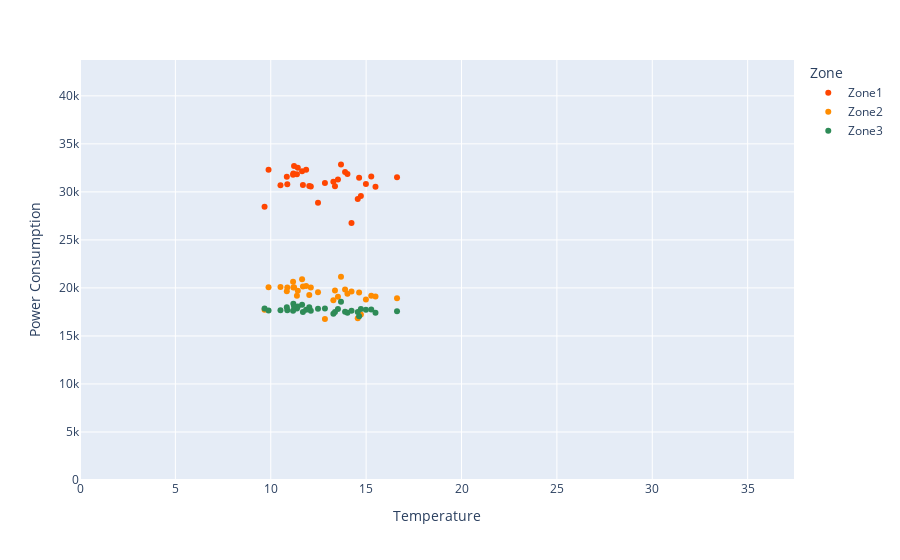

Notebook cell for this chart:
### Code cell
# Plotting the scatter plot of the filtered_data
scatter_fig = px.scatter(filtered_data, x='Temperature', y=['Zone1','Zone2','Zone3'], 
        color_discrete_sequence=['orangered','darkorange','seagreen'],
        hover_name='variable', 
        hover_data={'variable':None, 'value':':.2f', 'Temperature':':.2f'}, 
        labels={
            'variable': 'Zone',
            'value': 'Power Consumption',
        } 
    )
scatter_fig.update_xaxes(range=[0, dfd.Temperature.max()+5])
scatter_fig.update_yaxes(range=[0, dfd.Zone1.max()+5000])

### Figure 1 — Plotly figure (JSON) as saved in the notebook; plotly's stock layout.template omitted (floating-point values rounded to 4 significant figures)
{"data": [{"customdata": [["Zone1"], ["Zone1"], ["Zone1"], ["Zone1"], ["Zone1"], ["Zone1"], ["Zone1"], ["Zone1"], ["Zone1"], ["Zone1"], ["Zone1"], ["Zone1"], ["Zone1"], ["Zone1"], ["Zone1"], ["Zone1"], ["Zone1"], ["Zone1"], ["Zone1"], ["Zone1"], ["Zone1"], ["Zone1"], ["Zone1"], ["Zone1"], ["Zone1"], ["Zone1"], ["Zone1"], ["Zone1"], ["Zone1"], ["Zone1"], ["Zone1"]], "hovertemplate": "<b>%{hovertext}</b><br><br>Temperature=%{x:.2f}<br>Power Consumption=%{y:.2f}<extra></extra>", "hovertext": ["Zone1", "Zone1", "Zone1", "Zone1", "Zone1", "Zone1", "Zone1", "Zone1", "Zone1", "Zone1", "Zone1", "Zone1", "Zone1", "Zone1", "Zone1", "Zone1", "Zone1", "Zone1", "Zone1", "Zone1", "Zone1", "Zone1", "Zone1", "Zone1", "Zone1", "Zone1", "Zone1", "Zone1", "Zone1", "Zone1", "Zone1"], "legendgroup": "Zone1", "marker": {"color": "orangered", "symbol": "circle"}, "mode": "markers", "name": "Zone1", "orientation": "v", "showlegend": true, "type": "scatter", "x": [9.675, 12.48, 12.1, 10.51, 10.87, 11.69, 12.02, 14.72, 15.49, 14.02, 13.28, 13.9, 14.63, 14.99, 14.23, 13.37, 11.37, 13.68, 11.64, 11.17, 11.18, 12.84, 11.42, 10.84, 9.884, 11.22, 11.85, 13.52, 14.56, 16.62, 15.27], "xaxis": "x", "y": [28470.0, 28870.0, 30560.0, 30690.0, 30800.0, 30710.0, 30610.0, 29560.0, 30540.0, 31860.0, 31060.0, 32080.0, 31480.0, 30830.0, 26770.0, 30590.0, 31830.0, 32860.0, 32140.0, 31780.0, 31930.0, 30920.0, 32510.0, 31580.0, 32300.0, 32690.0, 32300.0, 31300.0, 29260.0, 31520.0, 31590.0], "yaxis": "y"}, {"customdata": [["Zone2"], ["Zone2"], ["Zone2"], ["Zone2"], ["Zone2"], ["Zone2"], ["Zone2"], ["Zone2"], ["Zone2"], ["Zone2"], ["Zone2"], ["Zone2"], ["Zone2"], ["Zone2"], ["Zone2"], ["Zone2"], ["Zone2"], ["Zone2"], ["Zone2"], ["Zone2"], ["Zone2"], ["Zone2"], ["Zone2"], ["Zone2"], ["Zone2"], ["Zone2"], ["Zone2"], ["Zone2"], ["Zone2"], ["Zone2"], ["Zone2"]], "hovertemplate": "<b>%{hovertext}</b><br><br>Temperature=%{x:.2f}<br>Power Consumption=%{y:.2f}<extra></extra>", "hovertext": ["Zone2", "Zone2", "Zone2", "Zone2", "Zone2", "Zone2", "Zone2", "Zone2", "Zone2", "Zone2", "Zone2", "Zone2", "Zone2", "Zone2", "Zone2", "Zone2", "Zone2", "Zone2", "Zone2", "Zone2", "Zone2", "Zone2", "Zone2", "Zone2", "Zone2", "Zone2", "Zone2", "Zone2", "Zone2", "Zone2", "Zone2"], "legendgroup": "Zone2", "marker": {"color": "darkorange", "symbol": "circle"}, "mode": "markers", "name": "Zone2", "orientation": "v", "showlegend": true, "type": "scatter", "x": [9.675, 12.48, 12.1, 10.51, 10.87, 11.69, 12.02, 14.72, 15.49, 14.02, 13.28, 13.9, 14.63, 14.99, 14.23, 13.37, 11.37, 13.68, 11.64, 11.17, 11.18, 12.84, 11.42, 10.84, 9.884, 11.22, 11.85, 13.52, 14.56, 16.62, 15.27], "xaxis": "x", "y": [17740.0, 19560.0, 20060.0, 20100.0, 20030.0, 20140.0, 19250.0, 17220.0, 19100.0, 19410.0, 18720.0, 19840.0, 19520.0, 18790.0, 19630.0, 19720.0, 19180.0, 21180.0, 20910.0, 20640.0, 20050.0, 16760.0, 19700.0, 19650.0, 20060.0, 20070.0, 20190.0, 19080.0, 16840.0, 18930.0, 19180.0], "yaxis": "y"}, {"customdata": [["Zone3"], ["Zone3"], ["Zone3"], ["Zone3"], ["Zone3"], ["Zone3"], ["Zone3"], ["Zone3"], ["Zone3"], ["Zone3"], ["Zone3"], ["Zone3"], ["Zone3"], ["Zone3"], ["Zone3"], ["Zone3"], ["Zone3"], ["Zone3"], ["Zone3"], ["Zone3"], ["Zone3"], ["Zone3"], ["Zone3"], ["Zone3"], ["Zone3"], ["Zone3"], ["Zone3"], ["Zone3"], ["Zone3"], ["Zone3"], ["Zone3"]], "hovertemplate": "<b>%{hovertext}</b><br><br>Temperature=%{x:.2f}<br>Power Consumption=%{y:.2f}<extra></extra>", "hovertext": ["Zone3", "Zone3", "Zone3", "Zone3", "Zone3", "Zone3", "Zone3", "Zone3", "Zone3", "Zone3", "Zone3", "Zone3", "Zone3", "Zone3", "Zone3", "Zone3", "Zone3", "Zone3", "Zone3", "Zone3", "Zone3", "Zone3", "Zone3", "Zone3", "Zone3", "Zone3", "Zone3", "Zone3", "Zone3", "Zone3", "Zone3"], "legendgroup": "Zone3", "marker": {"color": "seagreen", "symbol": "circle"}, "mode": "markers", "name": "Zone3", "orientation": "v", "showlegend": true, "type": "scatter", "x": [9.675, 12.48, 12.1, 10.51, 10.87, 11.69, 12.02, 14.72, 15.49, 14.02, 13.28, 13.9, 14.63, 14.99, 14.23, 13.37, 11.37, 13.68, 11.64, 11.17, 11.18, 12.84, 11.42, 10.84, 9.884, 11.22, 11.85, 13.52, 14.56, 16.62, 15.27], "xaxis": "x", "y": [17870.0, 17820.0, 17620.0, 17670.0, 17660.0, 17480.0, 17990.0, 17810.0, 17420.0, 17430.0, 17310.0, 17510.0, 17050.0, 17720.0, 17620.0, 17510.0, 17850.0, 18570.0, 18240.0, 17630.0, 18350.0, 17850.0, 18080.0, 18000.0, 17660.0, 18060.0, 17720.0, 17790.0, 17500.0, 17580.0, 17760.0], "yaxis": "y"}], "layout": {"legend": {"title": {"text": "Zone"}, "tracegroupgap": 0}, "margin": {"t": 60}, "xaxis": {"anchor": "y", "domain": [0, 1], "range": [0, 37.43], "title": {"text": "Temperature"}}, "yaxis": {"anchor": "x", "domain": [0, 1], "range": [0, 43730.0], "title": {"text": "Power Consumption"}}}}
